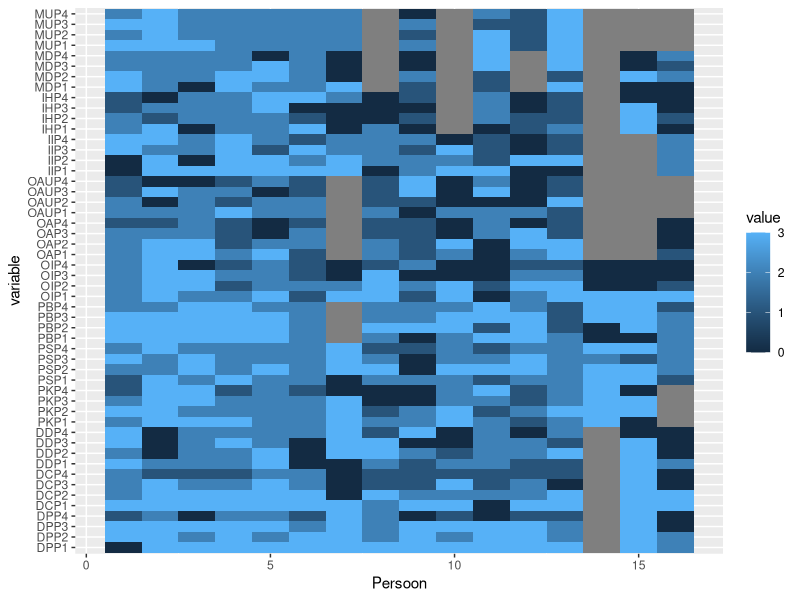

Write the R code that produced this figure.
library(tidyverse)
library(reshape2)
postpem <- read_csv('PEMMPST.csv')
prepem <- read_csv('PEMMPR.csv')

melted_post<-melt(postpem, id.vars = "Persoon")

ggplot(data = melted_post, aes(x=Persoon, y=variable, fill=value)) + 
  geom_tile()